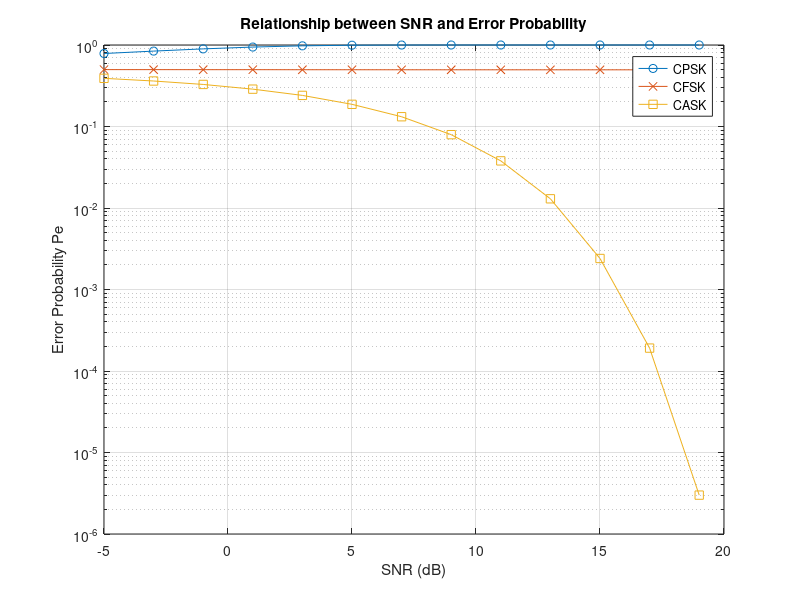

Reproduce this figure in MATLAB.
% Parameter settings
N = 1000;  % Signal length
num_trials = 1000;  % Number of experiments
SNR_dB_values = -5:2:20;  % SNR range (dB)
Pe_CPSK = zeros(size(SNR_dB_values));  % CPSK error probability
Pe_CFSK = zeros(size(SNR_dB_values));  % CFSK error probability
Pe_CASK = zeros(size(SNR_dB_values));  % CASK error probability

% Generate random bit sequence
data_bits = randi([0 1], 1, N);

% CPSK modulation
CPSK_signal = exp(1i * pi * data_bits);  % Phase modulation (0->0°, 1->180°)

% CFSK modulation (frequency shift keying, using two frequencies)
f1 = 1; f2 = 2;  % Two frequencies
t = (0:N-1)/N;
CFSK_signal = cos(2*pi*f1*t).* (data_bits == 0) + cos(2*pi*f2*t).* (data_bits == 1);

% CASK modulation (amplitude shift keying, 0 and 1 use different amplitudes)
A1 = 1; A2 = 2;
CASK_signal = A1 * (data_bits == 0) + A2 * (data_bits == 1);

% Add noise and design receiver

for idx = 1:length(SNR_dB_values)
    SNR_dB = SNR_dB_values(idx);
    SNR = 10^(SNR_dB/10);  % Convert SNR from dB to linear
    
    % Calculate noise variance
    noise_variance = 1/SNR;
    
    errors_CPSK = 0;  % Count CPSK errors
    errors_CFSK = 0;  % Count CFSK errors
    errors_CASK = 0;  % Count CASK errors
    
    for trial = 1:num_trials
        % Generate Gaussian noise
        noise = sqrt(noise_variance/2) * (randn(1, N) + 1i * randn(1, N));
        
        % CPSK signal with noise
        received_CPSK = CPSK_signal + noise;
        detected_CPSK = real(received_CPSK) > 0;  % Threshold detection
        
        % CFSK signal with noise
        received_CFSK = CFSK_signal + sqrt(noise_variance) * randn(1, N);
        detected_CFSK = (sum(received_CFSK .* cos(2*pi*f1*t)) > sum(received_CFSK .* cos(2*pi*f2*t)));
        
        % CASK signal with noise
        received_CASK = CASK_signal + sqrt(noise_variance) * randn(1, N);
        detected_CASK = received_CASK > (A1 + A2)/2;  % Threshold detection
        
        % Count errors
        errors_CPSK = errors_CPSK + sum(detected_CPSK ~= data_bits);
        errors_CFSK = errors_CFSK + sum(detected_CFSK ~= data_bits);
        errors_CASK = errors_CASK + sum(detected_CASK ~= data_bits);
    end
    
    % Calculate error probability
    Pe_CPSK(idx) = errors_CPSK / (N * num_trials);
    Pe_CFSK(idx) = errors_CFSK / (N * num_trials);
    Pe_CASK(idx) = errors_CASK / (N * num_trials);
end

% Plot error probability curves
figure;
semilogy(SNR_dB_values, Pe_CPSK, '-o', 'DisplayName', 'CPSK');
hold on;
semilogy(SNR_dB_values, Pe_CFSK, '-x', 'DisplayName', 'CFSK');
semilogy(SNR_dB_values, Pe_CASK, '-s', 'DisplayName', 'CASK');
xlabel('SNR (dB)');
ylabel('Error Probability Pe');
title('Relationship between SNR and Error Probability');
legend('show');
grid on;
